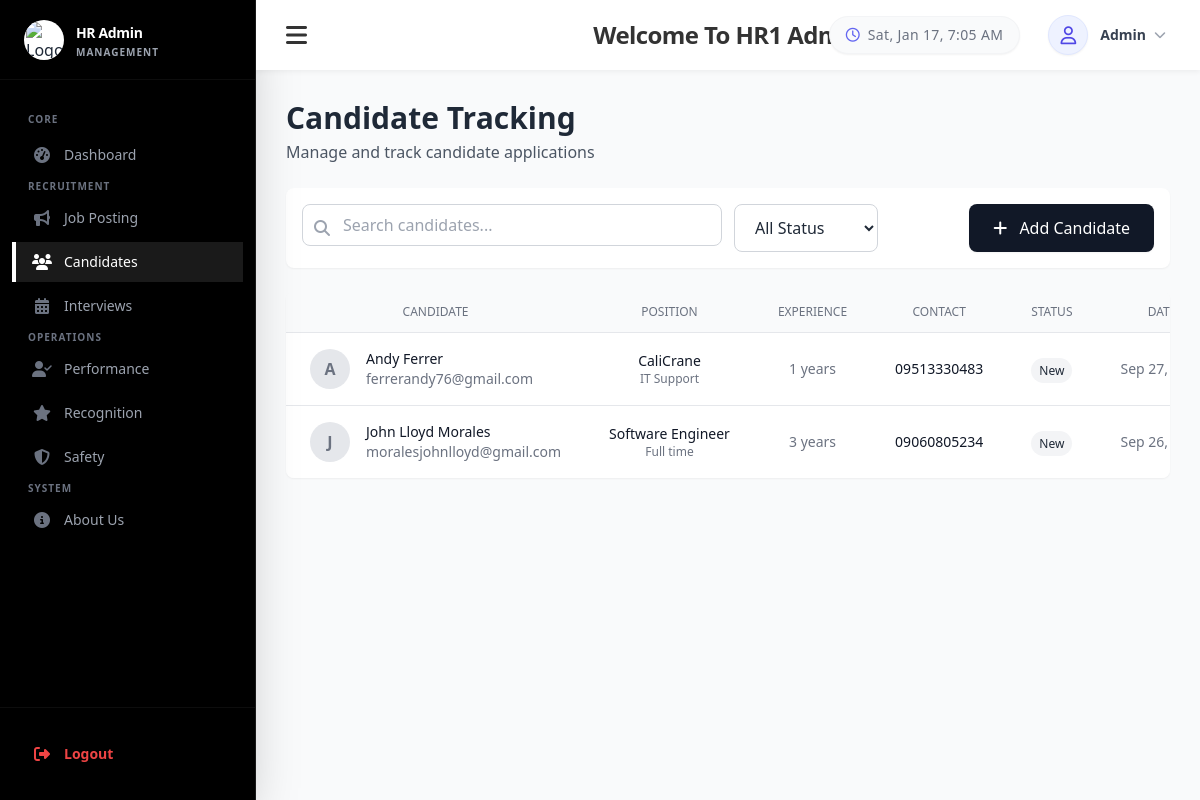
/Main/candidate_sourcing_&_tracking.php (signed in), run on the app's committed database.
### tables this page shows
CREATE TABLE `candidates` (
  `id` int(11) NOT NULL,
  `full_name` varchar(255) NOT NULL,
  `job_title` varchar(255) NOT NULL,
  `position` varchar(255) NOT NULL,
  `experience_years` int(11) NOT NULL,
  `age` int(11) NOT NULL,
  `contact_number` varchar(20) NOT NULL,
  `email` varchar(255) NOT NULL,
  `address` text NOT NULL,
  `resume_path` varchar(500) DEFAULT NULL,
  `status` enum('new','reviewed','shortlisted','interviewed','rejected','hired') DEFAULT 'new',
  `source` varchar(100) DEFAULT 'Direct Application',
  `skills` text DEFAULT NULL,
  `notes` text DEFAULT NULL,
  `created_at` timestamp NOT NULL DEFAULT current_timestamp(),
  `updated_at` timestamp NOT NULL DEFAULT current_timestamp() ON UPDATE current_timestamp()
);

### Main/candidate_sourcing_&_tracking.php (the view, shortened to what this page needs)
<?php
require_once("../Database/Connections.php");
class CandidateManager
{
    private $conn;
    private $uploads_dir = 'uploads/';
    private $base_path;
    public function __construct($connection)
    {
        $this->conn = $connection;
        $this->base_path = str_replace('\\', '/', __DIR__) . '/';
    }
    private function createDirectories(): void
    {
        $directories = ['resumes', 'resume_images', 'temp'];
        foreach ($directories as $dir) {
            $path = $this->base_path . $this->uploads_dir . $dir . '/';
        }
    }
    private function createTable(): void
    {
        $sql = "CREATE TABLE IF NOT EXISTS candidates (
            id INT AUTO_INCREMENT PRIMARY KEY,
            full_name VARCHAR(255) NOT NULL,
            job_title VARCHAR(255) NOT NULL,
            position VARCHAR(255) NOT NULL,
            experience_years INT NOT NULL,
            age INT NOT NULL,
            contact_number VARCHAR(20) NOT NULL,
            email VARCHAR(255) NOT NULL UNIQUE,
            address TEXT NOT NULL,
            resume_path VARCHAR(500) DEFAULT NULL,
            extracted_image_path VARCHAR(500) DEFAULT NULL,
            status ENUM('new','reviewed','shortlisted','interviewed','rejected','hired') DEFAULT 'new',
            source VARCHAR(100) DEFAULT 'Direct Application',
            skills TEXT DEFAULT NULL,
            notes TEXT DEFAULT NULL,
            created_at TIMESTAMP DEFAULT CURRENT_TIMESTAMP,
            updated_at TIMESTAMP DEFAULT CURRENT_TIMESTAMP ON UPDATE CURRENT_TIMESTAMP,
            INDEX idx_status (status),
            INDEX idx_email (email)
        ) ENGINE=InnoDB DEFAULT CHARSET=utf8mb4 COLLATE=utf8mb4_unicode_ci";
        $this->conn->exec($sql);
    }
    public function getCandidates(string $search = '', string $status = ''): array
    {
        $sql = "SELECT * FROM candidates WHERE 1=1 AND (source IS NULL OR source != 'Online Registration')";
        $params = [];
        $sql .= " ORDER BY created_at DESC";
        $stmt = $this->conn->prepare($sql);
        $stmt->execute($params);
        return $stmt->fetchAll(PDO::FETCH_ASSOC);
    }
    public function getDisplayImage(array $candidate): ?string
    {
        if (empty($candidate['extracted_image_path'])) {
            return null;
        }
        return null;
    }
}
try {
    $manager = new CandidateManager($conn);
    $candidates = $manager->getCandidates($_GET['search'] ?? '', $_GET['status'] ?? '');
} catch (Exception $e) {
    $formResult = ['error' => 'An error occurred. Please try again.'];
    $candidates = [];
}
?>
<!DOCTYPE html>
<html lang="en">
<head>
    <link rel="stylesheet" href="https://cdnjs.cloudflare.com/ajax/libs/font-awesome/6.2.1/css/all.min.css" />
    <link href='https://unpkg.com/boxicons@2.1.4/css/boxicons.min.css' rel='stylesheet'>
    <script src="https://cdn.tailwindcss.com"></script>
</head>
<body class="bg-gray-50 font-sans text-gray-800">
    <?php include '../Components/sidebar_admin.php'; ?>
    <div class="lg:ml-64">
        <div style="padding: 100px 30px 20px 30px;">
            <?php include '../Components/header_admin.php'; ?>
            <h1 class="text-3xl font-bold text-gray-800 mb-1">Candidate Tracking</h1>
            <p class="text-gray-600 mb-6">Manage and track candidate applications</p>
            <div class="bg-white rounded-lg shadow-sm p-4 mb-6 flex flex-col lg:flex-row justify-between gap-4">
                <form class="flex gap-3 flex-1 lg:max-w-xl">
                    <div class="relative flex-1">
                        <button type="submit"
                            class="absolute left-3 top-3 text-gray-400 hover:text-blue-500 bg-transparent border-0 cursor-pointer">
                            <i class="fas fa-search"></i>
                        </button>
                        <input type="text" name="search" value="<?php echo htmlspecialchars($_GET['search'] ?? ''); ?>"
                            placeholder="Search candidates..."
                            class="w-full pl-10 pr-4 py-2 border border-gray-300 rounded-lg focus:ring-2 focus:ring-blue-500 outline-none">
                    </div>
                    <select name="status" onchange="this.form.submit()"
                        class="px-4 py-2 border border-gray-300 rounded-lg bg-white outline-none focus:ring-2 focus:ring-blue-500">
                        <option value="">All Status</option>
                    </select>
                </form>
                <button type="button" onclick="openModal('candidateModal')"
                    class="relative z-10 px-6 py-3 bg-gray-900 text-white rounded-lg hover:bg-gray-800 shadow-sm whitespace-nowrap cursor-pointer">
                    <i class="fas fa-plus mr-2"></i> Add Candidate
                </button>
            </div>
            <div class="bg-white rounded-lg shadow-sm overflow-hidden">
                <div class="overflow-x-auto">
                    <table class="min-w-full divide-y divide-gray-200">
                        <thead class="bg-gray-50">
                            <tr>
                                <th class="px-6 py-3 text-center text-xs font-medium text-gray-500 uppercase">Candidate
                                </th>
                                <th class="px-6 py-3 text-center text-xs font-medium text-gray-500 uppercase">Position
                                </th>
                                <th class="px-6 py-3 text-center text-xs font-medium text-gray-500 uppercase">Experience
                                </th>
                                <th class="px-6 py-3 text-center text-xs font-medium text-gray-500 uppercase">Contact
                                </th>
                                <th class="px-6 py-3 text-center text-xs font-medium text-gray-500 uppercase">Status
                                </th>
                                <th class="px-6 py-3 text-center text-xs font-medium text-gray-500 uppercase">Date</th>
                            </tr>
                        </thead>
                        <tbody class="bg-white divide-y divide-gray-200">
                            <?php if (empty($candidates)): ?>
                                <tr>
                                    <td colspan="7" class="px-6 py-12 text-center text-gray-500">No candidates found</td>
                                </tr>
                            <?php else: ?>
                                <?php foreach ($candidates as $candidate): ?>
                                    <?php
                                    $image = $manager->getDisplayImage($candidate);
                                    $initial = strtoupper(substr($candidate['full_name'], 0, 1));
                                    ?>
                                    <tr class="table-row-hover">
                                        <td class="px-6 py-4 whitespace-nowrap text-left">
                                            <div class="flex items-center justify-start gap-4">
                                                <div class="flex-shrink-0 h-10 w-10 relative">
                                                    <div
                                                        class="<?php echo $image ? 'hidden' : 'flex'; ?> h-10 w-10 rounded-full bg-gray-200 items-center justify-center text-gray-500 font-bold">
                                                        <?php echo $initial; ?>
                                                    </div>
                                                </div>
                                                <div class="text-left">
                                                    <div class="text-sm font-medium text-gray-900">
                                                        <?php echo htmlspecialchars($candidate['full_name']); ?>
                                                    </div>
                                                    <div class="text-sm text-gray-500">
                                                        <?php echo htmlspecialchars($candidate['email']); ?>
                                                    </div>
                                                </div>
                                            </div>
                                        </td>
                                        <td class="px-6 py-4 whitespace-nowrap text-center">
                                            <div class="text-sm text-gray-900">
                                                <?php echo htmlspecialchars($candidate['job_title']); ?>
                                            </div>
                                            <div class="text-xs text-gray-500">
                                                <?php echo htmlspecialchars($candidate['position']); ?>
                                            </div>
                                        </td>
                                        <td class="px-6 py-4 text-center text-sm text-gray-500">
                                            <?php echo $candidate['experience_years']; ?> years
                                        </td>
                                        <td class="px-6 py-4 text-sm text-gray-900 text-center">
                                            <?php echo htmlspecialchars($candidate['contact_number']); ?>
                                        </td>
                                        <td class="px-6 py-4 text-center">
                                            <span class="px-2 py-1 rounded-full text-xs bg-gray-100 text-gray-800">
                                                <?php echo ucfirst($candidate['status']); ?>
                                            </span>
                                        </td>
                                        <td class="px-6 py-4 text-center text-sm text-gray-500 whitespace-nowrap">
                                            <?php echo date('M d, Y', strtotime($candidate['created_at'])); ?>
                                        </td>
                                    </tr>
                                <?php endforeach; ?>
                            <?php endif; ?>
                        </tbody>
                    </table>
                </div>
            </div>
        </div>
    </div>
</body>
</html>

### Css/loader.css (style rules this page uses)
:root { --crane-color: #FFC107; --crane-dark: #B08D55; --metal-grey: #2e2e2e; --cable-color: #aaa; }

### data on the page
candidates: full_name "A", full_name "Andy Ferrer", email "ferrerandy76@gmail.com", job_title "CaliCrane", position "IT Support", experience_years "1", contact_number "09513330483", status "New", created_at "Sep 27,…"
candidates: full_name "J", full_name "John Lloyd Morales", email "moralesjohnlloyd@gmail.com", job_title "Software Engineer", position "Full time", experience_years "3", contact_number "09060805234", status "New", created_at "Sep 26,…"

### other printed values
$displayName "Admin"
